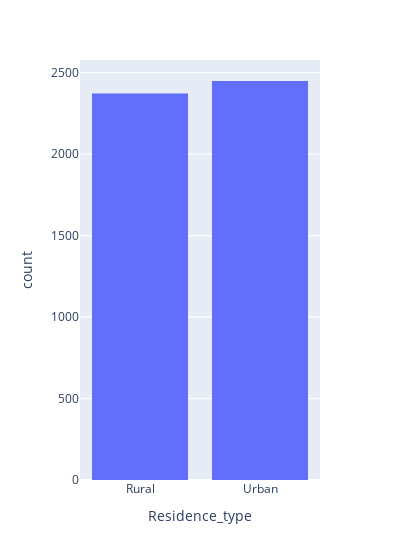

Source (notebook cell):
### Markdown cell above
This implies person who is self-employed has higher chance of getting stroke.

### Code cell
fig = px.histogram(df_no_outliers, x='Residence_type', width=400)
fig.show()

### Figure 1 — Plotly figure (JSON) as saved in the notebook; plotly's stock layout.template omitted (floating-point values rounded to 4 significant figures; data arrays with more than 128 entries replaced by an {"elided": "..."} marker saying what was removed)
{"data": [{"alignmentgroup": "True", "bingroup": "x", "hovertemplate": "Residence_type=%{x}<br>count=%{y}<extra></extra>", "legendgroup": "", "marker": {"color": "#636efa", "pattern": {"shape": ""}}, "name": "", "offsetgroup": "", "orientation": "v", "showlegend": false, "type": "histogram", "x": {"elided": "4821 str values"}, "xaxis": "x", "yaxis": "y"}], "layout": {"barmode": "relative", "legend": {"tracegroupgap": 0}, "margin": {"t": 60}, "width": 400, "xaxis": {"anchor": "y", "domain": [0, 1], "title": {"text": "Residence_type"}}, "yaxis": {"anchor": "x", "domain": [0, 1], "title": {"text": "count"}}}}
